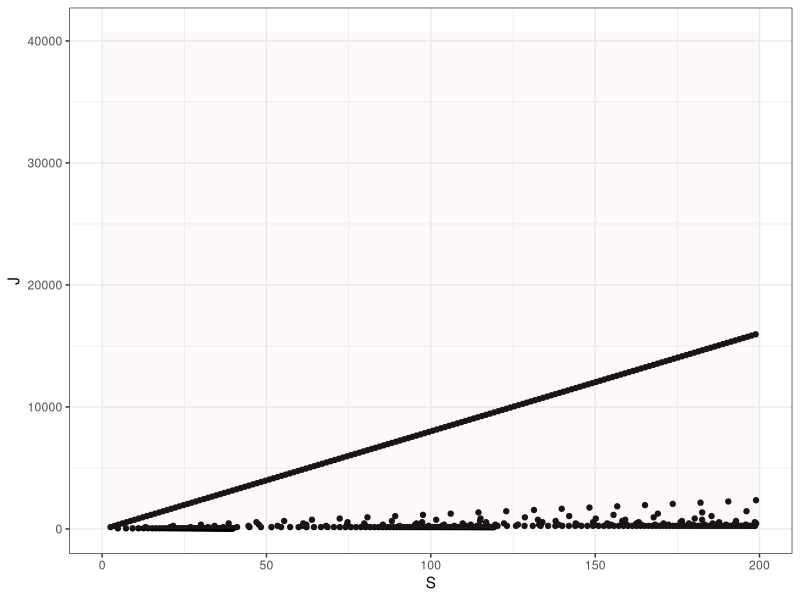
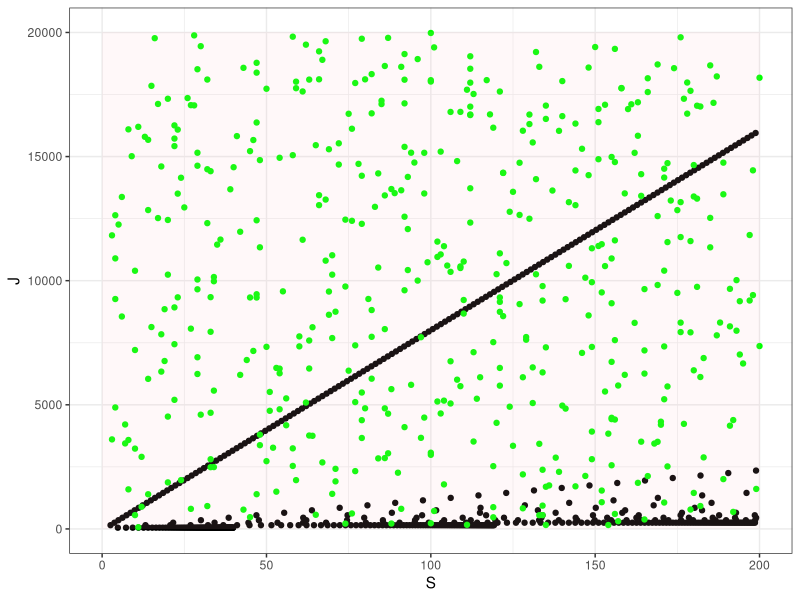
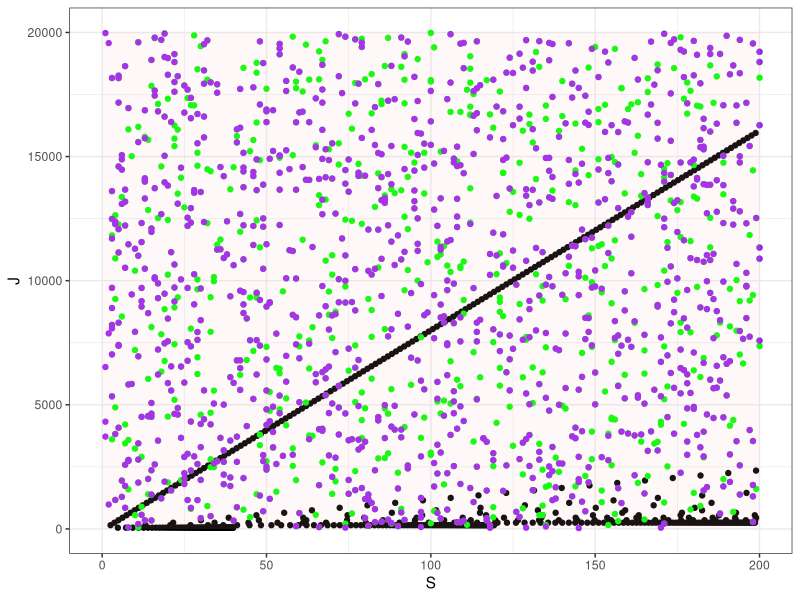

Write the R code that produced these figures, in order.
library(dplyr)
library(ggplot2)
theme_set(theme_bw())

easy_pars <- read.csv(here::here("easy_pars.csv"))

easy_pars <- filter(easy_pars, S < 200, S > 2)



ggplot(easy_pars, aes(S, J)) + 
  geom_point() +
  geom_ribbon(aes(x = seq(0, 200, length.out = 517), ymin = 0, ymax = 40700), inherit.aes = F, alpha = .1, fill = "pink")

# Yeah see this is weird.

#p_table <- readRDS(here::here("ptables", "masterp_tall.Rds"))

# One option would be to sample literally at random in this space...

set.seed(1988)

random_richness = sample.int(200, size = 500, replace = TRUE)

random_abundance = sample.int(20000, size = 500, replace = TRUE)

new_pars <- data.frame(
  richness = random_richness,
  abundance = random_abundance
)

new_pars <- new_pars %>%
  filter(richness + 1 < abundance,
         richness > 2 ) %>%
  distinct()


ggplot(easy_pars, aes(S, J)) + 
  geom_point() +
  geom_point(data = new_pars, aes(richness, abundance), color = "green") +
  geom_ribbon(aes(x = seq(0, 200, length.out = 517), ymin = 0, ymax = 20001), inherit.aes = F, alpha = .1, fill = "pink")

# write.csv(new_pars, "dense_pars.csv", row.names = F)


# appending more samples


more_random_richness = sample.int(200, size = 1000, replace = TRUE)

more_random_abundance = sample.int(20000, size = 1000, replace = TRUE)

more_new_pars <- data.frame(
  richness = more_random_richness,
  abundance = more_random_abundance
)

new_pars <- bind_rows(new_pars, more_new_pars)  %>%
  filter(richness + 1 < abundance,
         richness > 2 ) %>%
  distinct()



ggplot(easy_pars, aes(S, J)) + 
  geom_point() +
  geom_point(data = new_pars, aes(richness, abundance), color = "green") +
  geom_point(data = more_new_pars, aes(richness, abundance), color = "purple") +
  geom_ribbon(aes(x = seq(0, 200, length.out = 517), ymin = 0, ymax = 20001), inherit.aes = F, alpha = .1, fill = "pink")

1500 / (200 * 20000)

write.csv(new_pars, "dense_pars.csv", row.names = F)


